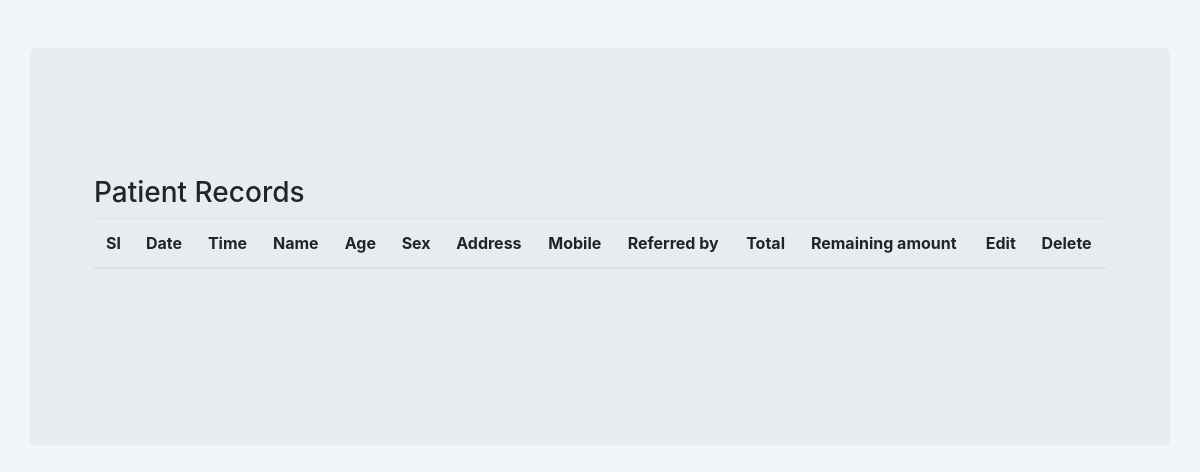
/patientList.php, run on an earlier commit of the app's database.
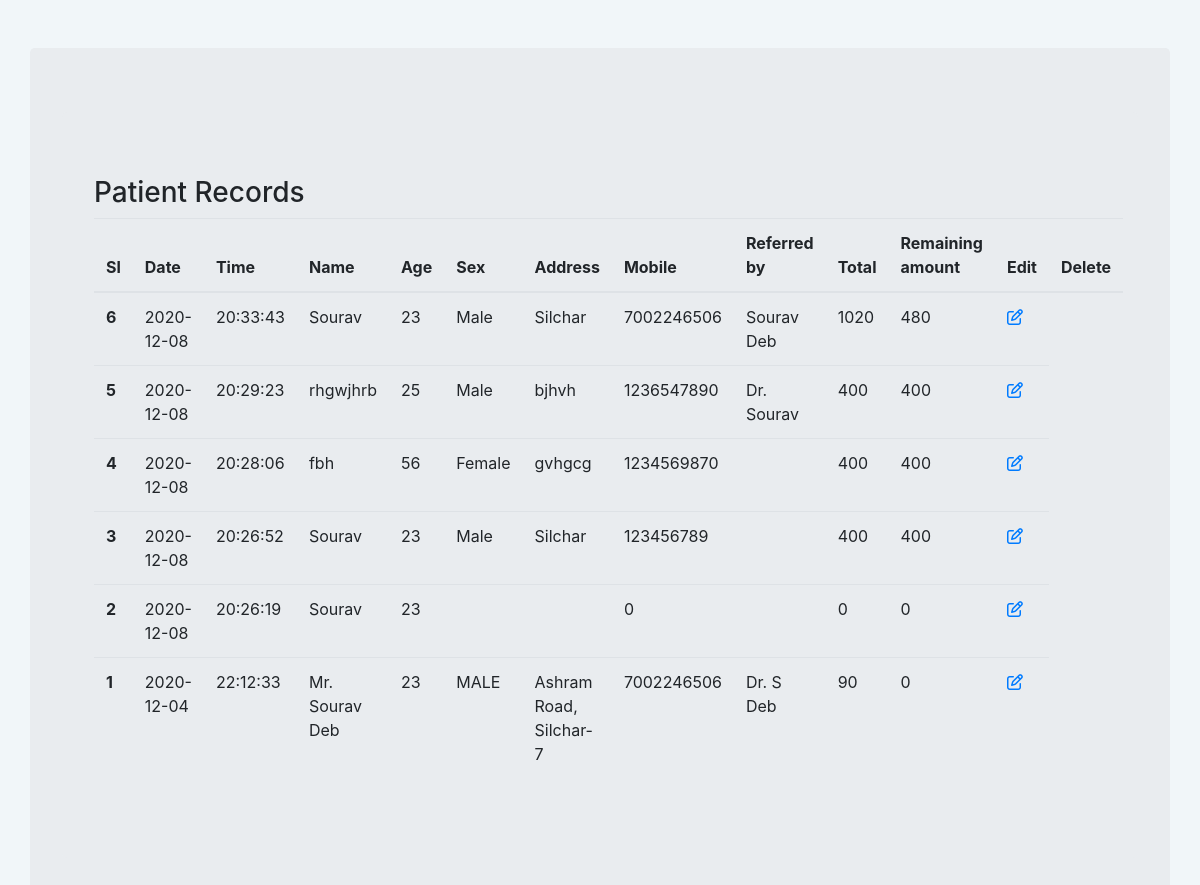
And on a later commit of the database.
### tables this page shows
CREATE TABLE `patients` (
  `pid` bigint(10) NOT NULL,
  `date` date NOT NULL DEFAULT current_timestamp(),
  `time` time NOT NULL DEFAULT current_timestamp(),
  `pname` varchar(255) NOT NULL,
  `age` int(255) NOT NULL,
  `sex` varchar(100) NOT NULL,
  `paddress` varchar(255) NOT NULL,
  `mobile` bigint(20) NOT NULL,
  `referredBy` varchar(255) NOT NULL,
  `tName` varchar(310) NOT NULL,
  `tCode` varchar(310) NOT NULL,
  `tPrice` varchar(310) NOT NULL,
  `total` bigint(255) NOT NULL,
  `discount` bigint(255) NOT NULL,
  `netTotal` bigint(255) NOT NULL,
  `advance` bigint(255) NOT NULL,
  `remainingAmt` bigint(255) NOT NULL
);

### patientList.php (the view, shortened to what this page needs)
<?php
   include 'assets/conn/conn.php';
?>
<!DOCTYPE html>
<html lang="en">
<head>
    <link rel="stylesheet" href="https://cdn.jsdelivr.net/npm/bootstrap@4.5.3/dist/css/bootstrap.min.css">
    <link rel="stylesheet" href="assets/css/style.css">
</head>
<body>
    <section>
        <div class="container my-5">
            <div class="row">
                <div class="col-md jumbotron add">
                <div class="col-md jumbotron doc-list ">
                    <h3 class="display-7 ">Patient Records</h3>
                    <table class="table ">
                        <thead>
                            <tr>
                                <th scope="col ">Sl</th>
                                <th scope="col ">Date</th>
                                <th scope="col ">Time</th>
                                <th scope="col ">Name</th>
                                <th scope="col ">Age</th>
                                <th scope="col ">Sex</th>
                                <th scope="col ">Address</th>
                                <th scope="col ">Mobile</th>
                                <th scope="col ">Referred by</th>
                                <th scope="col ">Total</th>
                                <th scope="col ">Remaining amount</th>
                                <th scope="col ">Edit</th>
                                <th scope="col ">Delete</th>
                            </tr>
                        </thead>
                        <tbody>
                        <?php
                            $selectquery = "SELECT * from patients ORDER BY pid DESC";
                            $query = mysqli_query($con,$selectquery);
                            while($res = mysqli_fetch_assoc($query)){
                            ?>
                                <tr>
                                    <th scope="row "><?php echo $res['pid']; ?></th>
                                    <td><?php echo $res['date']; ?></td>
                                    <td><?php echo $res['time']; ?></td>
                                    <td><?php echo $res['pname']; ?></td>
                                    <td><?php echo $res['age']; ?></td>
                                    <td><?php echo $res['sex']; ?></td>
                                    <td><?php echo $res['paddress']; ?></td>
                                    <td><?php echo $res['mobile']; ?></td>
                                    <td><?php echo $res['referredBy']; ?></td>
                                    <td><?php echo $res['total']; ?></td>
                                    <td><?php echo $res['remainingAmt']; ?></td>
                                    <td><a href="invoice.php?id=<?php echo $res['pid']?>&date=<?php echo $res['date']?>&time=<?php echo $res['time']?>&name=<?php echo $res['pname']?>&age=<?php echo $res['age']?>&sex=<?php echo $res['sex'] ?>"><i class="fa fa-edit" aria-hidden="true"></i></a></td>
                                </tr>
                            <?php
                            }
                            ?>
                        </tbody>
                    </table>
                </div>
            </div>
    </section>
</body>
</html>

What changed in the data, as far as the page shows it:
added patients: pid "6", date "2020-12-08", time "20:33:43", pname "Sourav", age "23", sex "Male", paddress "Silchar", mobile "7002246506", referredBy "Sourav Deb", total "1020", remainingAmt "480"
added patients: pid "5", date "2020-12-08", time "20:29:23", pname "rhgwjhrb", age "25", sex "Male", paddress "bjhvh", mobile "1236547890", referredBy "Dr. Sourav", total "400", remainingAmt "400"
added patients: pid "4", date "2020-12-08", time "20:28:06", pname "fbh", age "56", sex "Female", paddress "gvhgcg", mobile "1234569870", total "400", remainingAmt "400"
added patients: pid "3", date "2020-12-08", time "20:26:52", pname "Sourav", age "23", sex "Male", paddress "Silchar", mobile "123456789", total "400", remainingAmt "400"
added patients: pid "2", date "2020-12-08", time "20:26:19", pname "Sourav", age "23", mobile "0", total "0", remainingAmt "0"
added patients: pid "1", date "2020-12-04", time "22:12:33", pname "Mr. Sourav Deb", age "23", sex "MALE", paddress "Ashram Road, Silchar-7", mobile "7002246506", referredBy "Dr. S Deb", total "90", remainingAmt "0"
